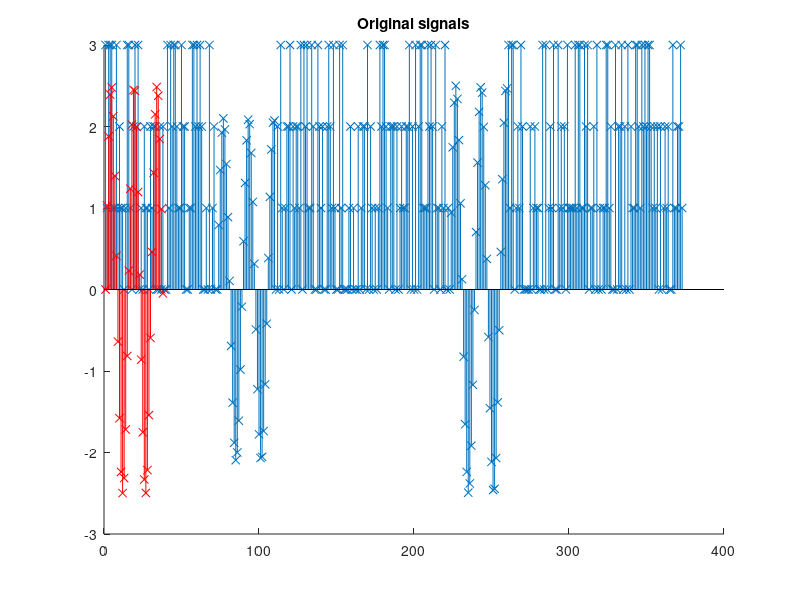
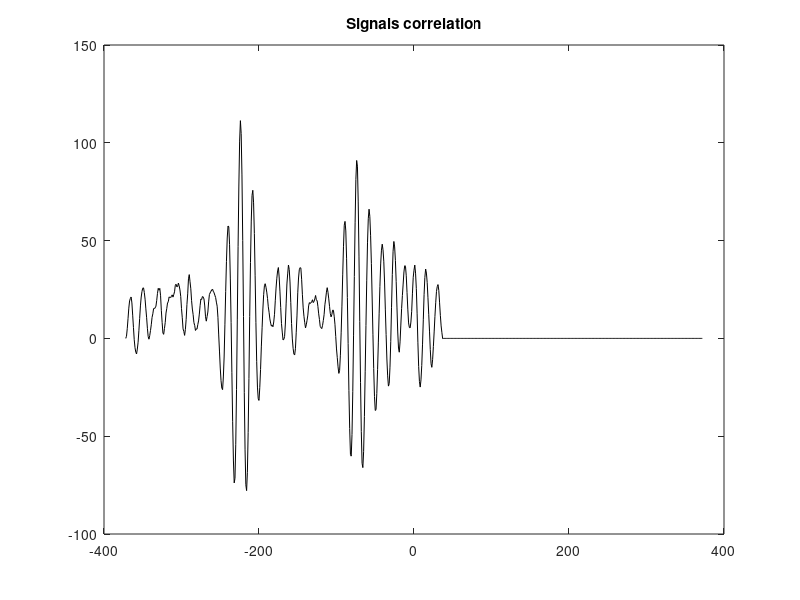
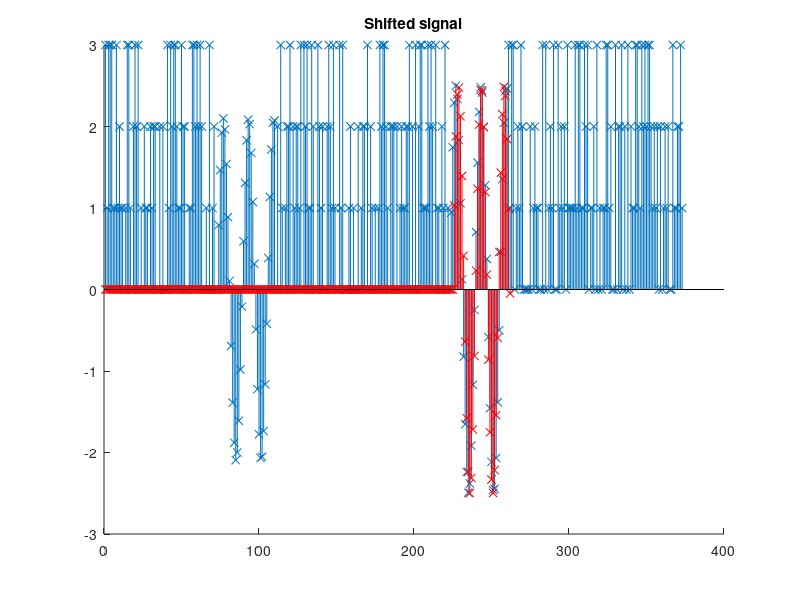

These charts were generated, in order, by the following MATLAB code:
%% Creating noisy signal and looking for part of it
% Experiment to see how find a part of singal inside another signal

close all;
clear all;

M = 4;

sampletime = 50e-6;
f = 1.23e3;
t = [0:sampletime:37*sampletime];
sineWave = 2.5*sin(2*pi*f.*t);

sampletimeB = 50e-6;
fB = 1.2*f;
tB = [0:sampletimeB:37*sampletimeB];
sineWaveB = 2.1*sin(2*pi*f.*tB);

sampletime2 = 50e-6;
f2 = 1.1*f;%3.73e3;
t2 = [0:sampletime2:37*sampletime2];
sineWave2 = 2.5*sin(2*pi*f2.*t2);

% figure
% plot(sineWave)

sig1 = randsrc(1,373, [0:M-1]);
%sig2 = sig1(121:180);

sig1(223:223+length(sineWave)-1) = sineWave; 
sig1(73:73+length(sineWaveB)-1) = sineWaveB;
sig2 = sineWave2;

figure;
hold on;
stem(sig1, '-x');
stem(sig2, 'r-x');
title('Original signals');
hold off;

%% Signal corellation, finding sample shift 
figure;
[sigCorr, lag] = xcorr(sig2,sig1);
plot(lag, sigCorr, 'k');
title('Signals correlation');

% adding or removeing start samples
shiftSig2 = ceil(length(lag)/2 - find(max(sigCorr) == sigCorr))
sig2 = [zeros(1, abs(shiftSig2)) sig2];

figure;
hold on;
stem(sig1, '-x');
stem(sig2, 'r-x');
title('Shifted signal')
hold off;
